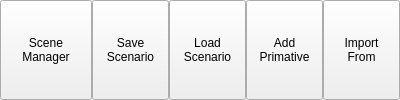
              <widget class="QWidget" name="widget_34" native="true">
               <property name="minimumSize">
                <size>
                 <width>400</width>
                 <height>0</height>
                </size>
               </property>
               <property name="maximumSize">
                <size>
                 <width>2000</width>
                 <height>16777210</height>
                </size>
               </property>
               <layout class="QHBoxLayout" name="horizontalLayout_36">
                <property name="spacing">
                 <number>0</number>
                </property>
                <property name="leftMargin">
                 <number>0</number>
                </property>
                <property name="topMargin">
                 <number>0</number>
                </property>
                <property name="rightMargin">
                 <number>0</number>
                </property>
                <property name="bottomMargin">
                 <number>0</number>
                </property>
                <item>
                 <widget class="QToolButton" name="scene_manager_button_2">
                  <property name="sizePolicy">
                   <sizepolicy hsizetype="Preferred" vsizetype="Preferred">
                    <horstretch>0</horstretch>
                    <verstretch>0</verstretch>
                   </sizepolicy>
                  </property>
                  <property name="toolTip">
                   <string>&lt;html&gt;&lt;head/&gt;&lt;body&gt;&lt;p&gt;Undo Last Command&lt;/p&gt;&lt;/body&gt;&lt;/html&gt;</string>
                  </property>
                  <property name="text">
                   <string>Scene
Manager</string>
                  </property>
                  <property name="icon">
                   <iconset resource="resources.qrc">
                    <normaloff>:/icons/icons8-edit-property-48.png</normaloff>:/icons/icons8-edit-property-48.png</iconset>
                  </property>
                  <property name="iconSize">
                   <size>
                    <width>40</width>
                    <height>46</height>
                   </size>
                  </property>
                  <property name="toolButtonStyle">
                   <enum>Qt::ToolButtonStyle::ToolButtonTextUnderIcon</enum>
                  </property>
                 </widget>
                </item>
                <item>
                 <widget class="QToolButton" name="save_scenario_button">
                  <property name="sizePolicy">
                   <sizepolicy hsizetype="Preferred" vsizetype="Expanding">
                    <horstretch>0</horstretch>
                    <verstretch>0</verstretch>
                   </sizepolicy>
                  </property>
                  <property name="minimumSize">
                   <size>
                    <width>77</width>
                    <height>32</height>
                   </size>
                  </property>
                  <property name="maximumSize">
                   <size>
                    <width>77</width>
                    <height>16777215</height>
                   </size>
                  </property>
                  <property name="text">
                   <string>Save
Scenario</string>
                  </property>
                  <property name="icon">
                   <iconset resource="resources.qrc">
                    <normaloff>:/icons/icons8-save-48.png</normaloff>:/icons/icons8-save-48.png</iconset>
                  </property>
                  <property name="iconSize">
                   <size>
                    <width>36</width>
                    <height>36</height>
                   </size>
                  </property>
                  <property name="checkable">
                   <bool>true</bool>
                  </property>
                  <property name="toolButtonStyle">
                   <enum>Qt::ToolButtonStyle::ToolButtonTextUnderIcon</enum>
                  </property>
                 </widget>
                </item>
                <item>
                 <widget class="QToolButton" name="load_scenario_button">
                  <property name="sizePolicy">
                   <sizepolicy hsizetype="Preferred" vsizetype="Expanding">
                    <horstretch>0</horstretch>
                    <verstretch>0</verstretch>
                   </sizepolicy>
                  </property>
                  <property name="maximumSize">
                   <size>
                    <width>77</width>
                    <height>16777215</height>
                   </size>
                  </property>
                  <property name="text">
                   <string>Load
Scenario</string>
                  </property>
                  <property name="icon">
                   <iconset resource="resources.qrc">
                    <normaloff>:/icons/icons8-open-document-48.png</normaloff>:/icons/icons8-open-document-48.png</iconset>
                  </property>
                  <property name="iconSize">
                   <size>
                    <width>36</width>
                    <height>36</height>
                   </size>
                  </property>
                  <property name="toolButtonStyle">
                   <enum>Qt::ToolButtonStyle::ToolButtonTextUnderIcon</enum>
                  </property>
                 </widget>
                </item>
                <item>
                 <widget class="QToolButton" name="add_primative_button_2">
                  <property name="sizePolicy">
                   <sizepolicy hsizetype="Fixed" vsizetype="Preferred">
                    <horstretch>0</horstretch>
                    <verstretch>0</verstretch>
                   </sizepolicy>
                  </property>
                  <property name="minimumSize">
                   <size>
                    <width>77</width>
                    <height>32</height>
                   </size>
                  </property>
                  <property name="toolTip">
                   <string>&lt;html&gt;&lt;head/&gt;&lt;body&gt;&lt;p&gt;Save Project to Computer&lt;/p&gt;&lt;/body&gt;&lt;/html&gt;</string>
                  </property>
                  <property name="text">
                   <string>Add
Primative</string>
                  </property>
                  <property name="icon">
                   <iconset resource="resources.qrc">
                    <normaloff>:/icons/addPrimative.png</normaloff>:/icons/addPrimative.png</iconset>
                  </property>
                  <property name="iconSize">
                   <size>
                    <width>36</width>
                    <height>36</height>
                   </size>
                  </property>
                  <property name="toolButtonStyle">
                   <enum>Qt::ToolButtonStyle::ToolButtonTextUnderIcon</enum>
                  </property>
                 </widget>
                </item>
                <item>
                 <widget class="QToolButton" name="import_from_button_2">
                  <property name="sizePolicy">
                   <sizepolicy hsizetype="Preferred" vsizetype="Preferred">
                    <horstretch>0</horstretch>
                    <verstretch>0</verstretch>
                   </sizepolicy>
                  </property>
                  <property name="maximumSize">
                   <size>
                    <width>77</width>
                    <height>16777215</height>
                   </size>
                  </property>
                  <property name="text">
                   <string>Import
From</string>
                  </property>
                  <property name="icon">
                   <iconset resource="resources.qrc">
                    <normaloff>:/icons/icons8-insert-clip-48.png</normaloff>:/icons/icons8-insert-clip-48.png</iconset>
                  </property>
                  <property name="iconSize">
                   <size>
                    <width>40</width>
                    <height>40</height>
                   </size>
                  </property>
                  <property name="toolButtonStyle">
                   <enum>Qt::ToolButtonStyle::ToolButtonTextUnderIcon</enum>
                  </property>
                 </widget>
                </item>
               </layout>
              </widget>
